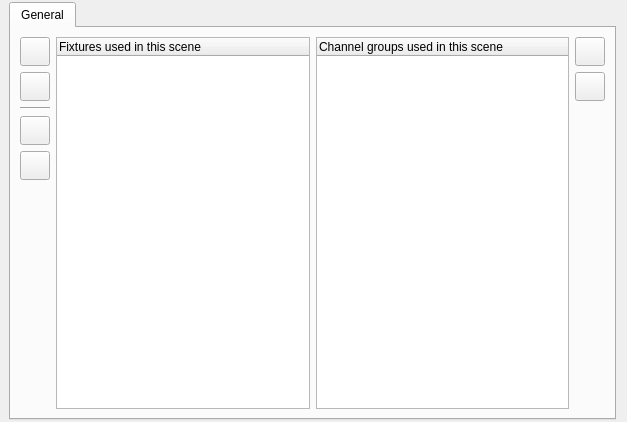
<?xml version="1.0" encoding="UTF-8"?>
<ui version="4.0">
 <author>Massimo Callegari</author>
 <comment>
  Q Light Controller Plus
  sceneeditor.ui

  Copyright (c) 2015 Massimo Callegari

  Licensed under the Apache License, Version 2.0 (the "License");
  you may not use this file except in compliance with the License.
  You may obtain a copy of the License at

      http://www.apache.org/licenses/LICENSE-2.0.txt

  Unless required by applicable law or agreed to in writing, software
  distributed under the License is distributed on an "AS IS" BASIS,
  WITHOUT WARRANTIES OR CONDITIONS OF ANY KIND, either express or implied.
  See the License for the specific language governing permissions and
  limitations under the License.
 </comment>
 <class>SceneEditor</class>
 <widget class="QWidget" name="SceneEditor">
  <property name="geometry">
   <rect>
    <x>0</x>
    <y>0</y>
    <width>627</width>
    <height>422</height>
   </rect>
  </property>
  <property name="sizePolicy">
   <sizepolicy hsizetype="Preferred" vsizetype="Preferred">
    <horstretch>0</horstretch>
    <verstretch>0</verstretch>
   </sizepolicy>
  </property>
  <property name="windowTitle">
   <string>Scene editor</string>
  </property>
  <layout class="QVBoxLayout" name="verticalLayout">
   <property name="spacing">
    <number>2</number>
   </property>
   <property name="leftMargin">
    <number>9</number>
   </property>
   <property name="topMargin">
    <number>2</number>
   </property>
   <property name="bottomMargin">
    <number>2</number>
   </property>
   <item>
    <widget class="QTabWidget" name="m_tab">
     <property name="currentIndex">
      <number>0</number>
     </property>
     <property name="elideMode">
      <enum>Qt::ElideNone</enum>
     </property>
     <widget class="QWidget" name="General">
      <attribute name="title">
       <string>General</string>
      </attribute>
      <attribute name="toolTip">
       <string>General</string>
      </attribute>
      <layout class="QGridLayout" name="gridLayout">
       <item row="9" column="3" rowspan="5">
        <spacer name="verticalSpacer">
         <property name="orientation">
          <enum>Qt::Vertical</enum>
         </property>
         <property name="sizeHint" stdset="0">
          <size>
           <width>20</width>
           <height>40</height>
          </size>
         </property>
        </spacer>
       </item>
       <item row="8" column="3">
        <widget class="QToolButton" name="m_deselectAllGroups">
         <property name="toolTip">
          <string>Disable all channel groups</string>
         </property>
         <property name="icon">
          <iconset resource="qlcui.qrc">
           <normaloff>:/uncheck.png</normaloff>:/uncheck.png</iconset>
         </property>
         <property name="iconSize">
          <size>
           <width>22</width>
           <height>22</height>
          </size>
         </property>
        </widget>
       </item>
       <item row="7" column="0">
        <widget class="QToolButton" name="m_addFixtureButton">
         <property name="toolTip">
          <string>Add a new fixture to this scene</string>
         </property>
         <property name="icon">
          <iconset resource="qlcui.qrc">
           <normaloff>:/edit_add.png</normaloff>:/edit_add.png</iconset>
         </property>
         <property name="iconSize">
          <size>
           <width>22</width>
           <height>22</height>
          </size>
         </property>
        </widget>
       </item>
       <item row="7" column="3">
        <widget class="QToolButton" name="m_selectAllGroups">
         <property name="toolTip">
          <string>Enable all channel groups</string>
         </property>
         <property name="icon">
          <iconset resource="qlcui.qrc">
           <normaloff>:/check.png</normaloff>:/check.png</iconset>
         </property>
         <property name="iconSize">
          <size>
           <width>22</width>
           <height>22</height>
          </size>
         </property>
        </widget>
       </item>
       <item row="7" column="1" rowspan="7">
        <widget class="QTreeWidget" name="m_tree">
         <property name="sizePolicy">
          <sizepolicy hsizetype="Expanding" vsizetype="Expanding">
           <horstretch>1</horstretch>
           <verstretch>1</verstretch>
          </sizepolicy>
         </property>
         <property name="alternatingRowColors">
          <bool>true</bool>
         </property>
         <property name="selectionMode">
          <enum>QAbstractItemView::ExtendedSelection</enum>
         </property>
         <property name="rootIsDecorated">
          <bool>false</bool>
         </property>
         <property name="itemsExpandable">
          <bool>false</bool>
         </property>
         <property name="sortingEnabled">
          <bool>false</bool>
         </property>
         <property name="allColumnsShowFocus">
          <bool>true</bool>
         </property>
         <column>
          <property name="text">
           <string>Fixtures used in this scene</string>
          </property>
         </column>
        </widget>
       </item>
       <item row="8" column="0">
        <widget class="QToolButton" name="m_removeFixtureButton">
         <property name="toolTip">
          <string>Remove the selected fixture(s) from this scene</string>
         </property>
         <property name="icon">
          <iconset resource="qlcui.qrc">
           <normaloff>:/edit_remove.png</normaloff>:/edit_remove.png</iconset>
         </property>
         <property name="iconSize">
          <size>
           <width>22</width>
           <height>22</height>
          </size>
         </property>
        </widget>
       </item>
       <item row="7" column="2" rowspan="7">
        <widget class="QTreeWidget" name="m_channelGroupsTree">
         <property name="sizePolicy">
          <sizepolicy hsizetype="Expanding" vsizetype="Expanding">
           <horstretch>1</horstretch>
           <verstretch>1</verstretch>
          </sizepolicy>
         </property>
         <property name="alternatingRowColors">
          <bool>true</bool>
         </property>
         <property name="selectionMode">
          <enum>QAbstractItemView::ExtendedSelection</enum>
         </property>
         <property name="rootIsDecorated">
          <bool>false</bool>
         </property>
         <property name="itemsExpandable">
          <bool>false</bool>
         </property>
         <property name="allColumnsShowFocus">
          <bool>true</bool>
         </property>
         <column>
          <property name="text">
           <string>Channel groups used in this scene</string>
          </property>
         </column>
        </widget>
       </item>
       <item row="9" column="0">
        <widget class="Line" name="line">
         <property name="orientation">
          <enum>Qt::Horizontal</enum>
         </property>
        </widget>
       </item>
       <item row="11" column="0">
        <widget class="QToolButton" name="m_disableChannelsButton">
         <property name="toolTip">
          <string>Disable all fixtures' channels</string>
         </property>
         <property name="icon">
          <iconset resource="qlcui.qrc">
           <normaloff>:/uncheck.png</normaloff>:/uncheck.png</iconset>
         </property>
         <property name="iconSize">
          <size>
           <width>22</width>
           <height>22</height>
          </size>
         </property>
        </widget>
       </item>
       <item row="10" column="0">
        <widget class="QToolButton" name="m_enableChannelsButton">
         <property name="toolTip">
          <string>Enable all fixtures' channels</string>
         </property>
         <property name="icon">
          <iconset resource="qlcui.qrc">
           <normaloff>:/check.png</normaloff>:/check.png</iconset>
         </property>
         <property name="iconSize">
          <size>
           <width>22</width>
           <height>22</height>
          </size>
         </property>
        </widget>
       </item>
       <item row="12" column="0" rowspan="2">
        <spacer name="verticalSpacer_2">
         <property name="orientation">
          <enum>Qt::Vertical</enum>
         </property>
         <property name="sizeHint" stdset="0">
          <size>
           <width>20</width>
           <height>40</height>
          </size>
         </property>
        </spacer>
       </item>
      </layout>
     </widget>
    </widget>
   </item>
  </layout>
 </widget>
 <resources>
  <include location="qlcui.qrc"/>
  <include location="qlcui.qrc"/>
 </resources>
 <connections>
  <connection>
   <sender>m_enableChannelsButton</sender>
   <signal>clicked()</signal>
   <receiver>SceneEditor</receiver>
   <slot>slotEnableAll()</slot>
   <hints>
    <hint type="sourcelabel">
     <x>61</x>
     <y>213</y>
    </hint>
    <hint type="destinationlabel">
     <x>569</x>
     <y>195</y>
    </hint>
   </hints>
  </connection>
  <connection>
   <sender>m_disableChannelsButton</sender>
   <signal>clicked()</signal>
   <receiver>SceneEditor</receiver>
   <slot>slotDisableAll()</slot>
   <hints>
    <hint type="sourcelabel">
     <x>61</x>
     <y>260</y>
    </hint>
    <hint type="destinationlabel">
     <x>570</x>
     <y>241</y>
    </hint>
   </hints>
  </connection>
  <connection>
   <sender>m_selectAllGroups</sender>
   <signal>clicked()</signal>
   <receiver>SceneEditor</receiver>
   <slot>slotEnableAllChannelGroups()</slot>
   <hints>
    <hint type="sourcelabel">
     <x>585</x>
     <y>88</y>
    </hint>
    <hint type="destinationlabel">
     <x>313</x>
     <y>267</y>
    </hint>
   </hints>
  </connection>
  <connection>
   <sender>m_deselectAllGroups</sender>
   <signal>clicked()</signal>
   <receiver>SceneEditor</receiver>
   <slot>slotDisableAllChannelGroups()</slot>
   <hints>
    <hint type="sourcelabel">
     <x>585</x>
     <y>135</y>
    </hint>
    <hint type="destinationlabel">
     <x>313</x>
     <y>267</y>
    </hint>
   </hints>
  </connection>
 </connections>
 <slots>
  <slot>slotEnableAll()</slot>
  <slot>slotDisableAll()</slot>
  <slot>slotUpdateValuesChecked(bool)</slot>
 </slots>
</ui>
